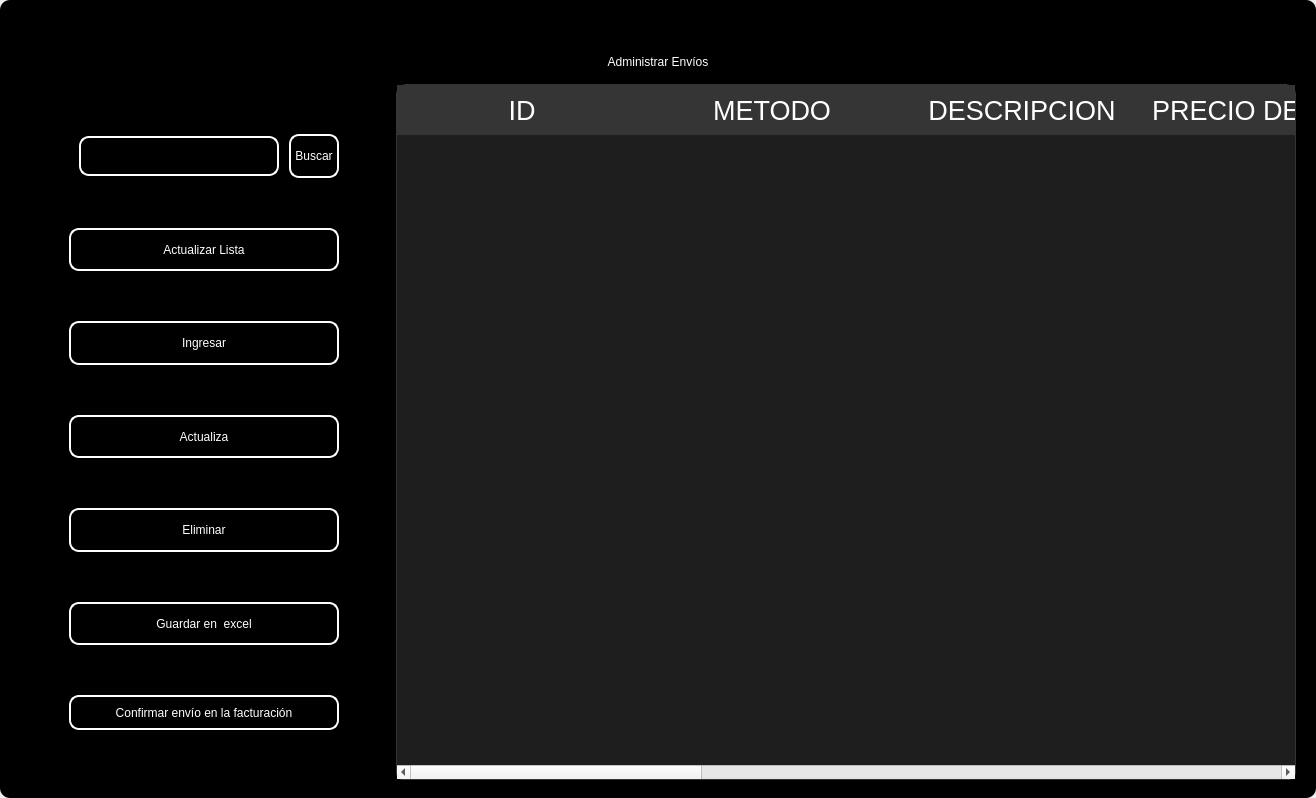
<?xml version="1.0" encoding="UTF-8"?>
<ui version="4.0">
 <class>MainWindow</class>
 <widget class="QMainWindow" name="MainWindow">
  <property name="geometry">
   <rect>
    <x>0</x>
    <y>0</y>
    <width>1316</width>
    <height>798</height>
   </rect>
  </property>
  <property name="windowTitle">
   <string>MainWindow</string>
  </property>
  <property name="styleSheet">
   <string notr="true"/>
  </property>
  <widget class="QWidget" name="centralwidget">
   <property name="styleSheet">
    <string notr="true"/>
   </property>
   <layout class="QVBoxLayout" name="verticalLayout">
    <property name="spacing">
     <number>0</number>
    </property>
    <property name="leftMargin">
     <number>0</number>
    </property>
    <property name="topMargin">
     <number>0</number>
    </property>
    <property name="rightMargin">
     <number>0</number>
    </property>
    <property name="bottomMargin">
     <number>0</number>
    </property>
    <item>
     <widget class="QFrame" name="frame">
      <property name="enabled">
       <bool>true</bool>
      </property>
      <property name="styleSheet">
       <string notr="true">
QFrame {
border-radius:10px;
	background-color: rgb(0, 0, 0);
 }
</string>
      </property>
      <property name="frameShape">
       <enum>QFrame::StyledPanel</enum>
      </property>
      <property name="frameShadow">
       <enum>QFrame::Raised</enum>
      </property>
      <layout class="QVBoxLayout" name="verticalLayout_2">
       <item>
        <widget class="QFrame" name="frame_superior">
         <property name="minimumSize">
          <size>
           <width>0</width>
           <height>40</height>
          </size>
         </property>
         <property name="maximumSize">
          <size>
           <width>16777215</width>
           <height>40</height>
          </size>
         </property>
         <property name="styleSheet">
          <string notr="true">QPushButton{
border-radius:18px;
}

QPushButton:hover{
	background-color: rgb(0, 0, 0);
}
</string>
         </property>
         <property name="frameShape">
          <enum>QFrame::StyledPanel</enum>
         </property>
         <property name="frameShadow">
          <enum>QFrame::Raised</enum>
         </property>
         <layout class="QHBoxLayout" name="horizontalLayout_3">
          <property name="spacing">
           <number>4</number>
          </property>
          <property name="leftMargin">
           <number>0</number>
          </property>
          <property name="topMargin">
           <number>0</number>
          </property>
          <property name="rightMargin">
           <number>0</number>
          </property>
          <property name="bottomMargin">
           <number>0</number>
          </property>
          <item>
           <widget class="QPushButton" name="btn_icon">
            <property name="text">
             <string/>
            </property>
            <property name="iconSize">
             <size>
              <width>40</width>
              <height>40</height>
             </size>
            </property>
           </widget>
          </item>
          <item>
           <spacer name="horizontalSpacer_2">
            <property name="orientation">
             <enum>Qt::Horizontal</enum>
            </property>
            <property name="sizeHint" stdset="0">
             <size>
              <width>443</width>
              <height>20</height>
             </size>
            </property>
           </spacer>
          </item>
          <item>
           <widget class="QPushButton" name="btn_exit">
            <property name="minimumSize">
             <size>
              <width>38</width>
              <height>38</height>
             </size>
            </property>
            <property name="maximumSize">
             <size>
              <width>38</width>
              <height>38</height>
             </size>
            </property>
            <property name="cursor">
             <cursorShape>PointingHandCursor</cursorShape>
            </property>
            <property name="text">
             <string/>
            </property>
            <property name="iconSize">
             <size>
              <width>35</width>
              <height>35</height>
             </size>
            </property>
           </widget>
          </item>
          <item>
           <widget class="QPushButton" name="bt_minimizar">
            <property name="minimumSize">
             <size>
              <width>38</width>
              <height>38</height>
             </size>
            </property>
            <property name="maximumSize">
             <size>
              <width>38</width>
              <height>38</height>
             </size>
            </property>
            <property name="cursor">
             <cursorShape>PointingHandCursor</cursorShape>
            </property>
            <property name="text">
             <string/>
            </property>
            <property name="icon">
             <iconset>
              <normaloff>image/minus.svg</normaloff>image/minus.svg</iconset>
            </property>
            <property name="iconSize">
             <size>
              <width>38</width>
              <height>38</height>
             </size>
            </property>
           </widget>
          </item>
          <item>
           <widget class="QPushButton" name="bt_maximizar">
            <property name="minimumSize">
             <size>
              <width>38</width>
              <height>38</height>
             </size>
            </property>
            <property name="maximumSize">
             <size>
              <width>38</width>
              <height>38</height>
             </size>
            </property>
            <property name="cursor">
             <cursorShape>PointingHandCursor</cursorShape>
            </property>
            <property name="text">
             <string/>
            </property>
            <property name="icon">
             <iconset>
              <normaloff>image/chevron-up.svg</normaloff>image/chevron-up.svg</iconset>
            </property>
            <property name="iconSize">
             <size>
              <width>38</width>
              <height>38</height>
             </size>
            </property>
           </widget>
          </item>
          <item>
           <widget class="QPushButton" name="bt_restaurar">
            <property name="minimumSize">
             <size>
              <width>38</width>
              <height>38</height>
             </size>
            </property>
            <property name="maximumSize">
             <size>
              <width>38</width>
              <height>38</height>
             </size>
            </property>
            <property name="cursor">
             <cursorShape>PointingHandCursor</cursorShape>
            </property>
            <property name="text">
             <string/>
            </property>
            <property name="icon">
             <iconset>
              <normaloff>image/chevron-down.svg</normaloff>image/chevron-down.svg</iconset>
            </property>
            <property name="iconSize">
             <size>
              <width>38</width>
              <height>38</height>
             </size>
            </property>
           </widget>
          </item>
          <item>
           <widget class="QPushButton" name="bt_cerrar">
            <property name="minimumSize">
             <size>
              <width>38</width>
              <height>38</height>
             </size>
            </property>
            <property name="maximumSize">
             <size>
              <width>38</width>
              <height>38</height>
             </size>
            </property>
            <property name="cursor">
             <cursorShape>PointingHandCursor</cursorShape>
            </property>
            <property name="text">
             <string/>
            </property>
            <property name="icon">
             <iconset>
              <normaloff>image/x.svg</normaloff>image/x.svg</iconset>
            </property>
            <property name="iconSize">
             <size>
              <width>38</width>
              <height>38</height>
             </size>
            </property>
           </widget>
          </item>
         </layout>
        </widget>
       </item>
       <item>
        <widget class="QLabel" name="label">
         <property name="styleSheet">
          <string notr="true">font: 30pt &quot;MS Shell Dlg 2&quot;;
color: rgb(255, 255, 255);</string>
         </property>
         <property name="text">
          <string>Administrar Envíos</string>
         </property>
         <property name="alignment">
          <set>Qt::AlignCenter</set>
         </property>
        </widget>
       </item>
       <item>
        <widget class="QFrame" name="frame_3">
         <property name="minimumSize">
          <size>
           <width>0</width>
           <height>0</height>
          </size>
         </property>
         <property name="frameShape">
          <enum>QFrame::StyledPanel</enum>
         </property>
         <property name="frameShadow">
          <enum>QFrame::Raised</enum>
         </property>
         <layout class="QHBoxLayout" name="horizontalLayout_4">
          <property name="leftMargin">
           <number>9</number>
          </property>
          <property name="topMargin">
           <number>9</number>
          </property>
          <property name="rightMargin">
           <number>9</number>
          </property>
          <item>
           <layout class="QVBoxLayout" name="verticalLayout_4">
            <property name="spacing">
             <number>50</number>
            </property>
            <property name="sizeConstraint">
             <enum>QLayout::SetDefaultConstraint</enum>
            </property>
            <property name="leftMargin">
             <number>50</number>
            </property>
            <property name="topMargin">
             <number>50</number>
            </property>
            <property name="rightMargin">
             <number>50</number>
            </property>
            <property name="bottomMargin">
             <number>50</number>
            </property>
            <item>
             <layout class="QHBoxLayout" name="horizontalLayout">
              <property name="spacing">
               <number>10</number>
              </property>
              <property name="leftMargin">
               <number>10</number>
              </property>
              <property name="topMargin">
               <number>0</number>
              </property>
              <property name="bottomMargin">
               <number>0</number>
              </property>
              <item>
               <widget class="QLineEdit" name="searchtxt">
                <property name="minimumSize">
                 <size>
                  <width>200</width>
                  <height>25</height>
                 </size>
                </property>
                <property name="maximumSize">
                 <size>
                  <width>150</width>
                  <height>40</height>
                 </size>
                </property>
                <property name="styleSheet">
                 <string notr="true">QLabel {
	color: rgb(255, 255, 254);
	font: 12pt &quot;Arial&quot;;
	background-color: rgba(0, 0, 0,0);
}

QTextEdit{
background-color: rgba(0, 0, 0,0);
border-radius:10px; 
font: 12pt &quot;Arial&quot;;
color: rgb(255, 255, 254);
border: 2px solid  rgb(255, 255, 255);

}

QTextEdit:hover{
background-color: rgba(0, 0, 0,0);
border-radius:10px; 
font: 12pt &quot;Arial&quot;;
border: 2px solid  rgb(120, 0, 171);
}

QTextEdit:focus{
background-color: rgb(0, 0, 0);
border-radius:10px; 
font: 12pt &quot;Arial&quot;;
border: 2px solid rgb(120, 0, 171);
}

QLineEdit{
background-color: rgba(0, 0, 0,0);
border-radius:10px; 
font: 12pt &quot;Arial&quot;;
color: rgb(255, 255, 254);
border: 2px solid  rgb(255, 255, 255);

}

QLineEdit:hover{
background-color: rgba(0, 0, 0,0);
border-radius:10px; 
font: 12pt &quot;Arial&quot;;
border: 2px solid  rgb(120, 0, 171);
}

QLineEdit:focus{
background-color: rgb(0, 0, 0);
border-radius:10px; 
font: 12pt &quot;Arial&quot;;
border: 2px solid rgb(120, 0, 171);
}

QCheckBox{
	font: 12pt &quot;Arial&quot;;
	color: rgb(255, 255, 255);
}

QCheckBox::indicator {
    width: 18px;
    height:18px;
}

QCheckBox::indicator:unchecked {
   background-image: url(image/square.svg);
}

QCheckBox::indicator:checked {
   background-image: url(image/check-square.svg);
}

QPushButton{
border-radius:10px; 
font: 12pt &quot;Arial&quot;;
color: rgb(255, 255, 254);
border: 2px solid #ffffff;
}

QPushButton:hover{
border-radius:10px; 
font: 12pt &quot;Arial&quot;;
color: rgb(255, 255, 255);
border: 2px solid rgb(120, 0, 171);
	background-color: rgb(120, 0, 171);
}
</string>
                </property>
               </widget>
              </item>
              <item>
               <widget class="QPushButton" name="btn_search">
                <property name="sizePolicy">
                 <sizepolicy hsizetype="Minimum" vsizetype="Fixed">
                  <horstretch>0</horstretch>
                  <verstretch>0</verstretch>
                 </sizepolicy>
                </property>
                <property name="minimumSize">
                 <size>
                  <width>0</width>
                  <height>15</height>
                 </size>
                </property>
                <property name="maximumSize">
                 <size>
                  <width>100</width>
                  <height>50</height>
                 </size>
                </property>
                <property name="cursor">
                 <cursorShape>PointingHandCursor</cursorShape>
                </property>
                <property name="styleSheet">
                 <string notr="true">QPushButton{
border-radius:10px; 
font: 12pt &quot;Arial&quot;;
color: rgb(255, 255, 254);
border: 2px solid #ffffff;
}

QPushButton:hover{
border-radius:10px; 
font: 12pt &quot;Arial&quot;;
color: rgb(255, 255, 255);
border: 2px solid rgb(120, 0, 171);
	background-color: rgb(120, 0, 171);
}</string>
                </property>
                <property name="text">
                 <string>Buscar</string>
                </property>
               </widget>
              </item>
             </layout>
            </item>
            <item>
             <widget class="QPushButton" name="btn_get">
              <property name="minimumSize">
               <size>
                <width>50</width>
                <height>40</height>
               </size>
              </property>
              <property name="maximumSize">
               <size>
                <width>300</width>
                <height>50</height>
               </size>
              </property>
              <property name="cursor">
               <cursorShape>PointingHandCursor</cursorShape>
              </property>
              <property name="styleSheet">
               <string notr="true">QPushButton{
border-radius:10px; 
font: 12pt &quot;Arial&quot;;
color: rgb(255, 255, 254);
border: 2px solid #ffffff;
}

QPushButton:hover{
border-radius:10px; 
font: 12pt &quot;Arial&quot;;
color: rgb(255, 255, 255);
border: 2px solid rgb(120, 0, 171);
	background-color: rgb(120, 0, 171);
}</string>
              </property>
              <property name="text">
               <string>Actualizar Lista</string>
              </property>
              <property name="iconSize">
               <size>
                <width>35</width>
                <height>35</height>
               </size>
              </property>
             </widget>
            </item>
            <item>
             <widget class="QPushButton" name="btn_add">
              <property name="minimumSize">
               <size>
                <width>0</width>
                <height>40</height>
               </size>
              </property>
              <property name="maximumSize">
               <size>
                <width>300</width>
                <height>50</height>
               </size>
              </property>
              <property name="cursor">
               <cursorShape>PointingHandCursor</cursorShape>
              </property>
              <property name="styleSheet">
               <string notr="true">QPushButton{
border-radius:10px; 
font: 12pt &quot;Arial&quot;;
color: rgb(255, 255, 254);
border: 2px solid #ffffff;
}

QPushButton:hover{
border-radius:10px; 
font: 12pt &quot;Arial&quot;;
color: rgb(255, 255, 255);
border: 2px solid rgb(120, 0, 171);
	background-color: rgb(120, 0, 171);
}</string>
              </property>
              <property name="text">
               <string>Ingresar</string>
              </property>
              <property name="iconSize">
               <size>
                <width>35</width>
                <height>35</height>
               </size>
              </property>
             </widget>
            </item>
            <item>
             <widget class="QPushButton" name="btn_update">
              <property name="minimumSize">
               <size>
                <width>0</width>
                <height>40</height>
               </size>
              </property>
              <property name="maximumSize">
               <size>
                <width>300</width>
                <height>50</height>
               </size>
              </property>
              <property name="cursor">
               <cursorShape>PointingHandCursor</cursorShape>
              </property>
              <property name="styleSheet">
               <string notr="true">QPushButton{
border-radius:10px; 
font: 12pt &quot;Arial&quot;;
color: rgb(255, 255, 254);
border: 2px solid #ffffff;
}

QPushButton:hover{
border-radius:10px; 
font: 12pt &quot;Arial&quot;;
color: rgb(255, 255, 255);
border: 2px solid rgb(120, 0, 171);
	background-color: rgb(120, 0, 171);
}</string>
              </property>
              <property name="text">
               <string>Actualiza</string>
              </property>
              <property name="iconSize">
               <size>
                <width>35</width>
                <height>35</height>
               </size>
              </property>
             </widget>
            </item>
            <item>
             <widget class="QPushButton" name="btn_delete">
              <property name="minimumSize">
               <size>
                <width>0</width>
                <height>40</height>
               </size>
              </property>
              <property name="maximumSize">
               <size>
                <width>300</width>
                <height>50</height>
               </size>
              </property>
              <property name="cursor">
               <cursorShape>PointingHandCursor</cursorShape>
              </property>
              <property name="styleSheet">
               <string notr="true">QPushButton{
border-radius:10px; 
font: 12pt &quot;Arial&quot;;
color: rgb(255, 255, 254);
border: 2px solid #ffffff;
}

QPushButton:hover{
border-radius:10px; 
font: 12pt &quot;Arial&quot;;
color: rgb(255, 255, 255);
border: 2px solid rgb(120, 0, 171);
	background-color: rgb(120, 0, 171);
}</string>
              </property>
              <property name="text">
               <string>Eliminar</string>
              </property>
              <property name="iconSize">
               <size>
                <width>35</width>
                <height>35</height>
               </size>
              </property>
             </widget>
            </item>
            <item>
             <widget class="QPushButton" name="btn_excel">
              <property name="minimumSize">
               <size>
                <width>10</width>
                <height>40</height>
               </size>
              </property>
              <property name="maximumSize">
               <size>
                <width>300</width>
                <height>50</height>
               </size>
              </property>
              <property name="cursor">
               <cursorShape>PointingHandCursor</cursorShape>
              </property>
              <property name="styleSheet">
               <string notr="true">QPushButton{
border-radius:10px; 
font: 12pt &quot;Arial&quot;;
color: rgb(255, 255, 254);
border: 2px solid #ffffff;
}

QPushButton:hover{
border-radius:10px; 
font: 12pt &quot;Arial&quot;;
color: rgb(255, 255, 255);
border: 2px solid rgb(120, 0, 171);
	background-color: rgb(120, 0, 171);
}</string>
              </property>
              <property name="text">
               <string>Guardar en  excel</string>
              </property>
              <property name="iconSize">
               <size>
                <width>35</width>
                <height>35</height>
               </size>
              </property>
             </widget>
            </item>
            <item>
             <widget class="QPushButton" name="pushButton">
              <property name="minimumSize">
               <size>
                <width>0</width>
                <height>35</height>
               </size>
              </property>
              <property name="styleSheet">
               <string notr="true">QPushButton{
border-radius:10px; 
font: 12pt &quot;Arial&quot;;
color: rgb(255, 255, 254);
border: 2px solid #ffffff;
}

QPushButton:hover{
border-radius:10px; 
font: 12pt &quot;Arial&quot;;
color: rgb(255, 255, 255);
border: 2px solid rgb(120, 0, 171);
	background-color: rgb(120, 0, 171);
}</string>
              </property>
              <property name="text">
               <string>Confirmar envío en la facturación</string>
              </property>
             </widget>
            </item>
           </layout>
          </item>
          <item>
           <widget class="QTableWidget" name="table_sent">
            <property name="minimumSize">
             <size>
              <width>900</width>
              <height>0</height>
             </size>
            </property>
            <property name="maximumSize">
             <size>
              <width>700</width>
              <height>16777215</height>
             </size>
            </property>
            <property name="styleSheet">
             <string notr="true">QTableView {
	background-color: rgba(255, 255, 255, 30); 	
	border: 1px solid rgba(255,255,255,40);
	border-bottom-right-radius: 7px; 
	border-bottom-left-radius: 7px; 
	color: white;
	font: 15pt &quot;MS Shell Dlg 2&quot;;
}

QHeaderView::section {
background-color: rgb(53, 53, 53);
color: white;
border: none;
height: 50px;
font-size: 20pt;
}

QTableView::item {
    border-style: none;
    border-bottom: 1px solid rgba(255,255,255,50);
    padding-left: auto;
    padding-right: auto;
}

QTableView::item:selected{
	border: none;
	color: rgb(255, 255, 255);
    background-color: rgba(255, 255, 255, 50);
}
</string>
            </property>
            <property name="lineWidth">
             <number>1</number>
            </property>
            <property name="editTriggers">
             <set>QAbstractItemView::NoEditTriggers</set>
            </property>
            <attribute name="horizontalHeaderDefaultSectionSize">
             <number>250</number>
            </attribute>
            <column>
             <property name="text">
              <string>ID</string>
             </property>
            </column>
            <column>
             <property name="text">
              <string>METODO</string>
             </property>
            </column>
            <column>
             <property name="text">
              <string>DESCRIPCION</string>
             </property>
            </column>
            <column>
             <property name="text">
              <string>PRECIO DE ENVIO</string>
             </property>
            </column>
            <column>
             <property name="text">
              <string>ESTADO DEL ENVIO</string>
             </property>
            </column>
            <column>
             <property name="text">
              <string>PAIS</string>
             </property>
            </column>
            <column>
             <property name="text">
              <string>REGION</string>
             </property>
            </column>
            <column>
             <property name="text">
              <string>COMUNA</string>
             </property>
            </column>
            <column>
             <property name="text">
              <string>DIRECCION</string>
             </property>
            </column>
           </widget>
          </item>
         </layout>
        </widget>
       </item>
      </layout>
     </widget>
    </item>
   </layout>
  </widget>
 </widget>
 <resources/>
 <connections/>
</ui>
